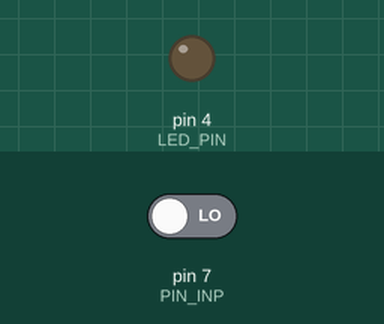
Simulated run of this sketch. Board: Arduino Uno, built with avr-gcc and run on an emulated ATmega328P. On the bench: output pins drawn as LEDs (lit = HIGH). Inputs (shaded band) come from the test bench; at power-on: pin 7 (PIN_INP) LOW.

Above: at 1.2 s.
1.3 s: pin 7 (PIN_INP) driven HIGH
At 1.6 s:
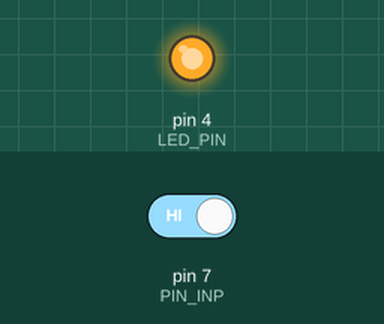
Timing chart, 0 to 4.3 s (numbered marks = the images above; inputs shaded):
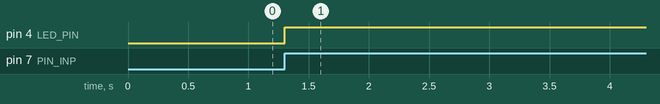

Measured:
- after the input at 1.3 s, pin 4 (LED_PIN): LOW → HIGH at once

The sketch:

sketch.ino
```cpp
#define LED_PIN 4
#define PIN_INP 7

bool led_on = false;
bool button_prev = false;

// the setup function runs once when you press reset or power the board
void setup() {
  pinMode(LED_PIN, OUTPUT);
  pinMode(PIN_INP, INPUT);
}

// the loop function runs over and over again forever
void loop() {
  bool button_current = digitalRead(PIN_INP);
  if (button_current && !button_prev)
    led_on = !led_on;
  button_prev = button_current;
  digitalWrite(LED_PIN, led_on);
}
```
